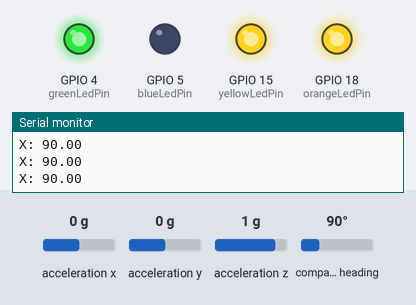
Bench run of a sketch on a simulated ESP32. On the bench: output pins drawn as LEDs (lit = HIGH), the last lines printed to the serial monitor. The test bench sets the inputs (shaded band); at power-on: compass heading 90°, acceleration x 0 g, acceleration y 0 g, acceleration z 1 g.

Above: at 1.2 s.
1.3 s: compass heading set to 7°
At 2.2 s:
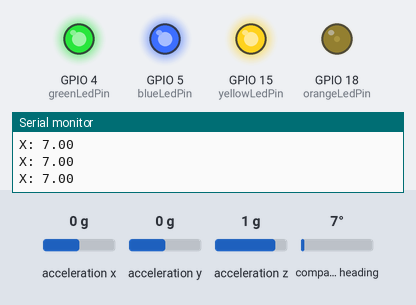
2.8 s: compass heading set to 180°
At 4.0 s:
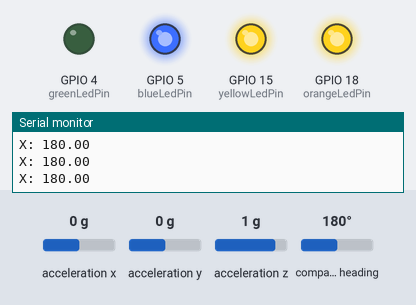
4.3 s: compass heading set to 269°
At 4.9 s:
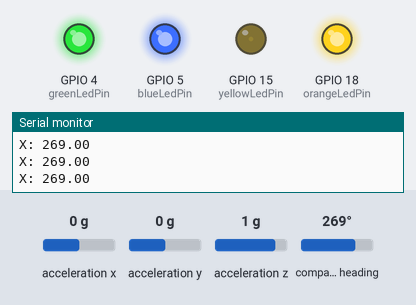
5.8 s: compass heading set to 352°
At 6.9 s:
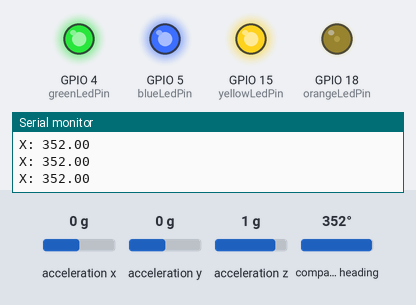
7.3 s: compass heading set to 26°
At 8.5 s:
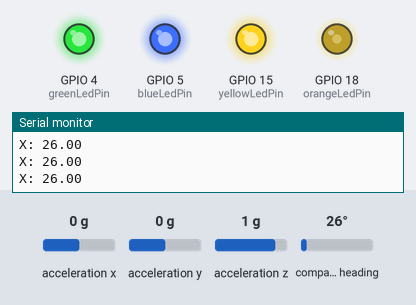
8.8 s: compass heading set to 34°
At 9.5 s:
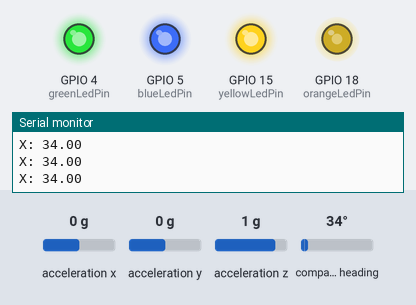
Timing chart, 0 to 11.3 s (numbered marks = the images above; inputs shaded):
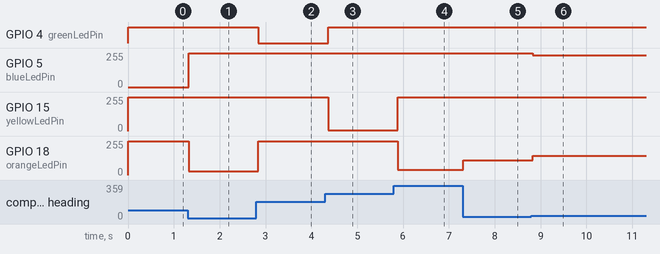

The sketch:

compass_with_led.ino
```cpp
#include <analogWrite.h>
#include <Wire.h>
#include <Adafruit_Sensor.h>
#include <Adafruit_BNO055.h>
#include <utility/imumaths.h>
Adafruit_BNO055 bno = Adafruit_BNO055(-1, 0x28);
const byte enALeftPin = 14, enBLeftPin = 32, in1LeftPin = 27, in2LeftPin = 26, in3LeftPin = 25, in4LeftPin = 33;
const byte enARightPin = 13, enBRightPin = 23, in1RightPin = 12, in2RightPin = 19, in3RightPin = 21, in4RightPin = 22;
const byte orangeLedPin = 18, blueLedPin = 5, greenLedPin = 4, yellowLedPin = 15;
void setup() {
  Serial.begin(9600);
  pinMode(orangeLedPin, OUTPUT);
  pinMode(blueLedPin, OUTPUT);
  pinMode(greenLedPin, OUTPUT);
  pinMode(yellowLedPin, OUTPUT);
  checkBno();
  bno.setExtCrystalUse(true);
}

void loop() {
  imu::Vector<3> euler = bno.getVector(Adafruit_BNO055::VECTOR_EULER);
  float x = euler.x();
  Serial.print("X: ");
  Serial.println(x);
  analogWrite(orangeLedPin, (x > 300 || x < 60) ? (x >= 0 && x < 60 ? map(x, 0, 60, 0, 255) : map(x, 300, 360, 250, 5)) : 255);
  analogWrite(blueLedPin, (x > 30 && x < 150) ? map(abs(x - 90), 0, 60, 0, 255) : 255);
  analogWrite(greenLedPin, (x > 120 && x < 240) ? map(abs(x - 180), 0, 60, 0, 255) : 255);
  analogWrite(yellowLedPin, (x > 210 && x < 330) ? map(abs(x - 270), 0, 60, 0, 255) : 255);
  delay(100);
}
void checkBno() {
  while (!bno.begin()) {
    Serial.println("Please connect adafruit BNO055");
    showAllLed(false, false, false, false);
    delay(1000);
  }
}
void showAllLed(bool a, bool b, bool c, bool d) {
  digitalWrite(orangeLedPin, a);
  digitalWrite(blueLedPin, b);
  digitalWrite(greenLedPin, c);
  digitalWrite(yellowLedPin, d);
}
```

Measured:
- after the input at 1.3 s, GPIO 5 (blueLedPin): 0/255 → 255/255 at once; GPIO 18 (orangeLedPin): 255/255 → 29/255 at once
- after the input at 2.8 s, GPIO 4 (greenLedPin): HIGH → LOW at once; GPIO 18 (orangeLedPin): 29/255 → 255/255 at once
- after the input at 4.3 s, GPIO 4 (greenLedPin): LOW → HIGH after 0.07 s; GPIO 15 (yellowLedPin): 255/255 → 4/255 after 0.07 s
- after the input at 5.8 s, GPIO 15 (yellowLedPin): 4/255 → 255/255 after 0.09 s; GPIO 18 (orangeLedPin): 255/255 → 38/255 after 0.09 s
- after the input at 7.3 s, GPIO 18 (orangeLedPin): 38/255 → 110/255 at once
- after the input at 8.8 s, GPIO 5 (blueLedPin): 255/255 → 238/255 at once; GPIO 18 (orangeLedPin): 110/255 → 144/255 at once
